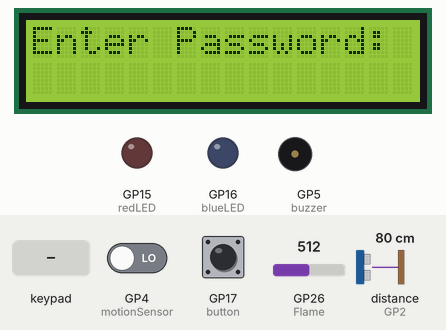
Bench run of a sketch on a simulated Raspberry Pi Pico. Shown: 16×2 character LCD, output pins drawn as LEDs (lit = HIGH), buzzer (waves = sounding, pin HIGH). Wiring (inferred from the names in the program): ultrasonic range finder: trigger GP3; echo GP2. Inputs (shaded band) come from the test bench; at power-on: GP4 (motionSensor) LOW, GP17 (button) LOW, GP26 (Flame) = 512, distance to the obstacle (sensor on GP2) 80 cm. The echo pulse lasts 58.3 µs per cm; pins used as bus, display or sensor lines are not drawn; what the sketch prints to the serial monitor is not drawn.

Above: at 1.2 s.
1.3 s: keypad keys 1 2 3 A 4 5 6 B pressed 0.4 s apart
At 5.4 s:
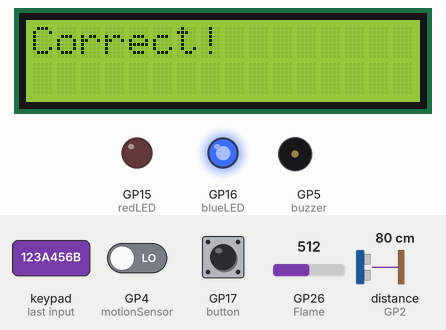
6.0 s: key 'B' pressed
9.0 s: keypad keys 1 2 3 A 4 5 6 B # pressed 0.4 s apart
At 13.2 s:
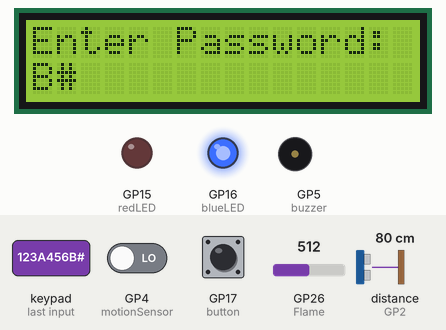
14.1 s: key 'C' pressed
At 15.1 s:
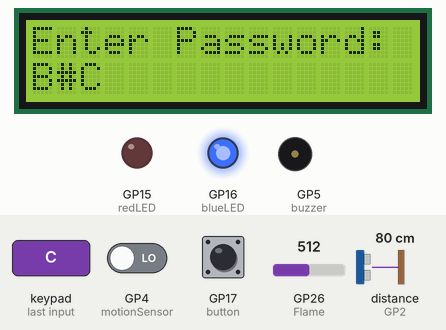
15.6 s: keypad keys 1 2 3 A 4 5 6 B * pressed 0.4 s apart
At 19.4 s:
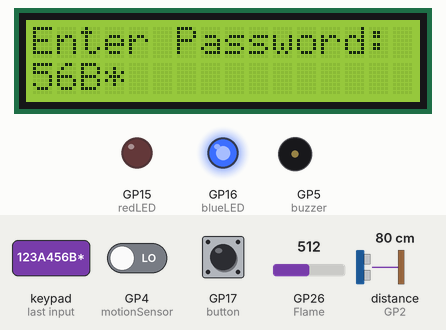
20.7 s: key '*' pressed
At 21.1 s:
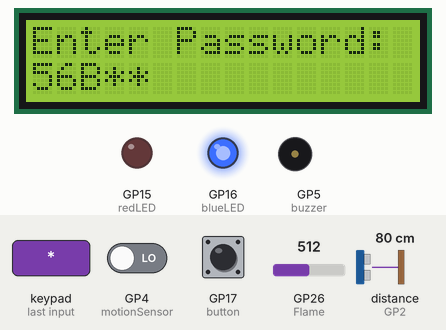
Timing chart, 0 to 23.2 s (numbered marks = the images above; inputs shaded):
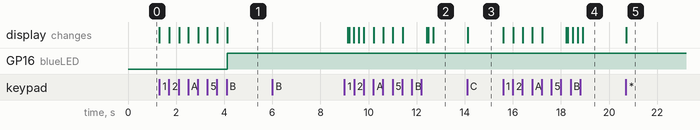

The sketch:

Arduino.ino
```cpp
#include <Wire.h>
#include <LiquidCrystal_I2C.h>
#include <Keypad.h>
#include <ArduinoJson.h>

#define buzzer 5           // Pin for the buzzer
#define motionSensor 4     // Pin for motion sensor
#define trigPin 3         // Pin for ultrasonic sensor's trigger
#define echoPin 2          // Pin for ultrasonic sensor's echo
#define redLED 15          //Pin for red LED
#define blueLED 16        //Pin for blue LED
#define button 17          //Pin for button
#define Password_Length 8  // Length of the password

char Data[Password_Length];                 // Array to store user input for the password
char Master[Password_Length] = "123A456B";  // Array to store the correct password
byte data_count = 0;                        // Counter to keep track of the number of characters entered

const byte ROWS = 4;  // Number of rows in the keypad
const byte COLS = 4;  // Number of columns in the keypad

char hexaKeys[ROWS][COLS] = {  // Keypad layout
  { '1', '2', '3', 'A' },
  { '4', '5', '6', 'B' },
  { '7', '8', '9', 'C' },
  { '*', '0', '#', 'D' }
};

byte rowPins[ROWS] = { 13, 12, 11, 10 };  // Row pins for the keypad
byte colPins[COLS] = { 9, 8, 7, 6 };      // Column pins for the keypad

Keypad customKeypad = Keypad(makeKeymap(hexaKeys), rowPins, colPins, ROWS, COLS);  // Keypad object
LiquidCrystal_I2C lcd(0x27, 16, 2);                                                // LCD display object

char customKey;                  // Variable to store the current key pressed on the keypad
bool isPasswordCorrect = false;  // Indicate whether the entered password is correct or not
float duration, distance;        // Variables for ultrasonic sensor measurements
int buttonPressed = 0;           // Variable to store the state of a button

// Flame sensor range
const int flameSensorMin = 0;
const int flameSensorMax = 1024;

unsigned long interval1 = 100;      // interval for loop 1 (in milliseconds)
unsigned long previousMillis1 = 0;  // Variable to store the previous millis for data logging

void setup() {
  isPasswordCorrect = false;  // Initialize the password

  Serial.begin(115200);  // Initialize serial communication

  lcd.init();       // Initialize the LCD
  lcd.backlight();  // Turn on the backlight

  // Set pin modes
  pinMode(blueLED, OUTPUT);
  pinMode(redLED, OUTPUT);
  pinMode(buzzer, OUTPUT);
  pinMode(trigPin, OUTPUT);
  pinMode(echoPin, INPUT);
  pinMode(motionSensor, INPUT);
  pinMode(button, INPUT);
}

void loop1(int motionValue, int distance_int, int range) {

  // SEND DATA TO ESP8266
  StaticJsonDocument<200> jsonDoc;  // JSON document for sensor data

  // Populate JSON document with sensor values
  jsonDoc["motion"] = motionValue == 1 ? "Detected" : "Nothing detected";
  jsonDoc["distance"] = distance_int;
  jsonDoc["flame"] = range == 0 ? "Detected" : "Nothing detected";

  String jsonString;                   // String to store JSON data
  serializeJson(jsonDoc, jsonString);  // Serialize JSON document to a string
  Serial.println(jsonString);          // Print JSON string to serial
}

void loop() {
  // Check if there is data available on the serial port
  if (Serial.available() > 0) { // checking is there any data
    String temp = ""; //store temporary serial data to the string "temp"
    temp = Serial.readString(); //read serial data
    temp.replace("\n", ""); //remove unnesesery characters
    temp.replace("\r", ""); //remove unnesesery characters
    char tempMaster[Password_Length]; //recieved data changing into to char array
    for (int i = 0; i < temp.length(); i++) {
      tempMaster[i] = toupper(temp[i]);  // Convert characters to uppercase
    }

    // Update master password if it's different from the current one
    if (Master != tempMaster && strlen(tempMaster) == Password_Length) {
      for (int i = 0; i < strlen(tempMaster); i++) {
        Master[i] = tempMaster[i];
      }
      isPasswordCorrect = false;
    }
  }

  // Ultrasonic sensor: generate 10-microsecond pulse to TRIG pin
  digitalWrite(trigPin, HIGH);
  delayMicroseconds(10);
  digitalWrite(trigPin, LOW);

  duration = pulseIn(echoPin, HIGH);  // Measure duration of pulse from ECHO pin
  distance = 0.017 * duration;        // Convert duration to distance in centimeters
  int distance_int = int(distance);   // Convert distance to an integer (remove decimal places)

  int motionValue = digitalRead(motionSensor);  // Read motion detection from the sensor
  buttonPressed = digitalRead(button);

  // Check if the button is pressed, reset password status
  if (buttonPressed == HIGH) {
    isPasswordCorrect = false;
    digitalWrite(blueLED, LOW);
  }

  // Activate buzzer and red LED if motion is detected or distance is less than 50 cm, and handle password status password
  if (motionValue == HIGH || distance_int < 50) {
    if (isPasswordCorrect == false) {
      digitalWrite(buzzer, HIGH);
      digitalWrite(redLED, HIGH);
      digitalWrite(blueLED, LOW);

    } else {
      digitalWrite(buzzer, LOW);
      digitalWrite(blueLED, HIGH);
      digitalWrite(redLED, LOW);
    }
  }

  // Flame sensor operation
  int sensorReading = analogRead(A0);                                    // Flame detection using analog sensor
  int range = map(sensorReading, flameSensorMin, flameSensorMax, 0, 3);  // Map the sensor range:

  // Check the flame detection range
  switch (range) {
    case 0:  // A fire between 1-5 feet away.
      lcd.setCursor(0, 0);
      digitalWrite(buzzer, HIGH);
      digitalWrite(blueLED, LOW);
      digitalWrite(redLED, HIGH);
      // Serial.println("Flame Detected");
      break;
  }

  // Display "Enter Password" on the LCD
  lcd.setCursor(0, 0);
  lcd.print("Enter Password:");

  // Get key input from the keypad
  customKey = customKeypad.getKey();
  if (customKey) {
    Data[data_count] = customKey;  // Store the entered key in the data array
    lcd.setCursor(data_count, 1);
    lcd.print(Data[data_count]);
    data_count++;
  }

  // Check if the password has been fully entered
  if (data_count == Password_Length) {
    lcd.clear();

    // Check if the entered password is correct
    bool isInputCorrect = false;
    for (int i = 0; i < Password_Length; i++) {
      if (Data[i] == Master[i]) {
        isInputCorrect = true;
      } else {
        isInputCorrect = false;
        break;
      }
    }

    // Display result based on password correctness
    if (isInputCorrect) {
      isPasswordCorrect = true;
      lcd.print("Correct!");
      digitalWrite(buzzer, LOW);
      digitalWrite(blueLED, HIGH);
      digitalWrite(redLED, LOW);
      delay(5000);
    } else {
      lcd.print("Incorrect!");
      delay(1000);
    }

    // Clear entered password data
    lcd.clear();
    clearData();
  }

  // Call loop1 function at a specified interval
  unsigned long currentMillis = millis();
  if (currentMillis - previousMillis1 >= interval1) {
    loop1(motionValue, distance_int, range);
    previousMillis1 = currentMillis;
  }
}

// Function to clear entered password data
void clearData() {
  while (data_count != 0) {
    Data[data_count--] = 0;  // Clear the data array
  }
  return;
}
```

Measured:
- after the input at 1.3 s, GP16 (blueLED): LOW → HIGH after 2.8 s; the display: first changes at once (image 1 shows a later state)
- after the input at 6.0 s, every drawn part: stays the same
- after the input at 14.1 s, the display: changes at once (image 3)
- after the input at 15.6 s, the display: first changes at once (image 4 shows a later state)
- after the input at 20.7 s, the display: changes at once (image 5)
